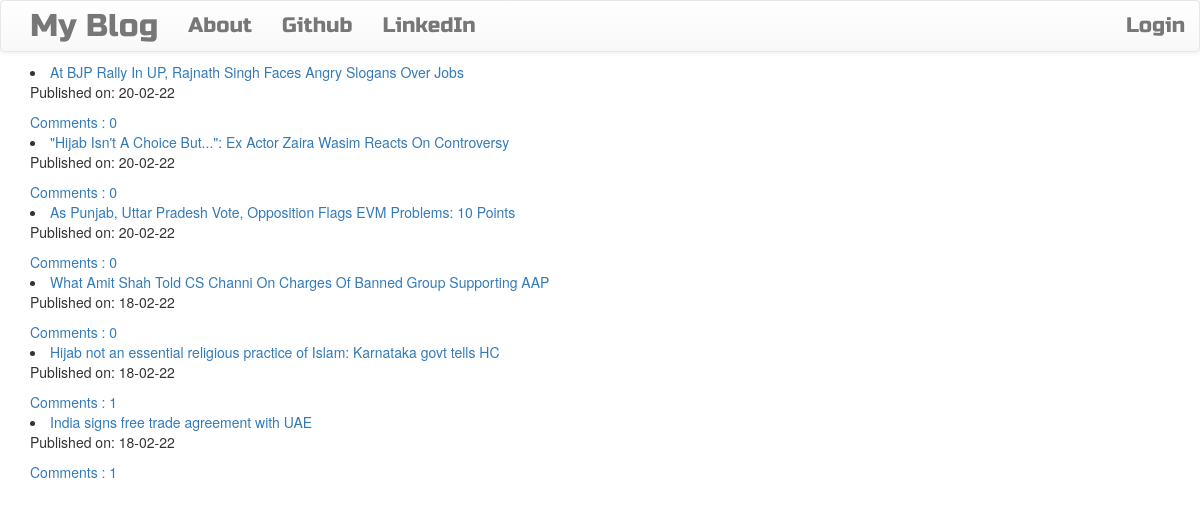
The page / on the database its author committed.
### blog/models.py (models this page shows, shortened)
class Post(models.Model):
    author = models.ForeignKey('auth.User',on_delete=models.CASCADE)
    post_title = models.CharField(max_length = 256)
    post_desc = models.TextField() # not mandatory to have max_length
    created_date = models.DateTimeField(default = timezone.now)
    published_date = models.DateTimeField(blank= True,null=True)
    def approve_comment(self):
        return self.comments.filter(approved_comment=True)

### blog/views.py (the view)
# urls.py: path('',views.PostListView.as_view(),name='post_list_view'),
class PostListView(ListView):
    model = Post
    def get_queryset(self):
        return Post.objects.filter(published_date__lte=timezone.now()).order_by('-published_date')

### blog/templates/blog/post_list.html
{% extends 'blog/base.html' %}
{% block block-content%}
<div class="centerstage">
  {% for post in post_list %}
  <div class="post">
    <li><a href="{% url 'post_detail_view' pk=post.pk %}">{{post.post_title}}</a></li>
    <div class="date">
      <p>Published on: {{post.published_date|date:'d-m-y'}}</p>
    </div>
    <a href="{% url 'post_detail_view' pk=post.pk %}">Comments : {{post.approve_comment.count}}</a>
    <br>
  </div>
  {% endfor %}
</div>
{% endblock %}

### blog/templates/blog/base.html (shortened to what this page needs)
<!DOCTYPE html>
{% load static %}
<html lang="en" dir="ltr">
  <head>
    <link rel="stylesheet" href="https://maxcdn.bootstrapcdn.com/bootstrap/3.3.7/css/bootstrap.min.css">
    <link rel="stylesheet" href="https://maxcdn.bootstrapcdn.com/bootstrap/3.3.7/css/bootstrap-theme.min.css">
    <link rel="stylesheet" href="//cdn.jsdelivr.net/medium-editor/latest/css/medium-editor.min.css" type="text/css" media="screen" charset="utf-8">
    <link rel="stylesheet" href="{% static 'css/blog.css' %}">
  </head>
  <body>
    <nav class='navbar navbar-default techfont custom-navbar'>
      <div class='container'>
        <ul class='nav navbar-nav'>
          <li><a class='navbar-brand bigbrand' href="{% url 'post_list_view' %}">My Blog </a> </li>
          <li><a href="{% url 'about_me' %}">About</a></li>
          <li><a href='https://github.com/kopalkk99'>Github</a></li>
          <li><a href='https://www.linkedin.com/in/kopal-kumari/'>LinkedIn</a></li>
        </ul>
        <ul class='nav navbar-nav navbar-right'>
          {% if user.is_authenticated %}
          <li>
              <a href="{% url 'create_post_view' %}">New Post</a>
          </li>
          <li>
              <a href="{% url 'post_draft_view' %}">Drafts</a>
          </li>
          <li>
              <a href="{% url 'logout' %}">Logout</a>
          </li>
          <li>
              <a>Welcome: {{user.username}}</a>
          </li>
          {% else %}
              <li> <a class=" nav navbar-right " href="{% url 'login' %}">Login</a>
              </li>
          {% endif %}
        </ul>
      </div>
    </nav>
          <div class="content container">
              <div class="row">
                  <div class="col-md-8">
                    <div class="blog_posts">
                      {% block block-content %}
                      {% endblock %}
                    </div>
                  </div>
              </div>
          </div>
  </body>
</html>

### blog/static/css/blog.css (style rules this page uses)
.techfont { font-family: 'Russo One', sans-serif; font-size: 1.5em; margin-bottom: 10px; }
.centerstage { margin-left: auto; margin-right: auto; }
.bigbrand { font-size: 1.5em; }

### rows shown on the page
Post: post_title "At BJP Rally In UP, Rajnath Singh Faces Angry Slogans Over Jobs", published_date "20-02-22", approve_comment.count "0"
Post: post_title "\"Hijab Isn't A Choice But...\": Ex Actor Zaira Wasim Reacts On Controversy", published_date "20-02-22", approve_comment.count "0"
Post: post_title "As Punjab, Uttar Pradesh Vote, Opposition Flags EVM Problems: 10 Points", published_date "20-02-22", approve_comment.count "0"
Post: post_title "What Amit Shah Told CS Channi On Charges Of Banned Group Supporting AAP", published_date "18-02-22", approve_comment.count "0"
Post: post_title "Hijab not an essential religious practice of Islam: Karnataka govt tells HC", published_date "18-02-22", approve_comment.count "1"
Post: post_title "India signs free trade agreement with UAE", published_date "18-02-22", approve_comment.count "1"
